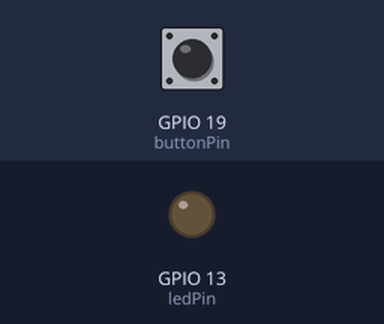
A sketch run on a simulated ESP32. Parts: output pins drawn as LEDs (lit = HIGH). The test bench sets the inputs (shaded band); at power-on: GPIO 19 (buttonPin) HIGH.

Above: at 1.2 s.
1.3 s: GPIO 19 (buttonPin) pulled LOW for 0.15 s
At 1.37 s:
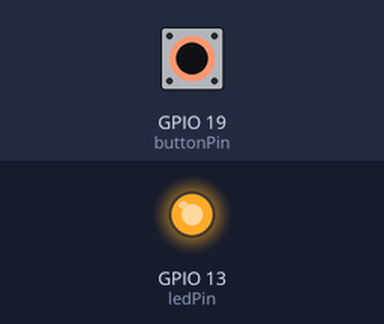
2.9 s: GPIO 19 (buttonPin) pulled LOW for 3.2 s
At 6.4 s:
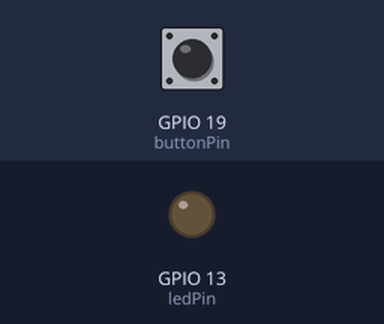
Timing chart, 0 to 7.9 s (numbered marks = the images above; inputs shaded):
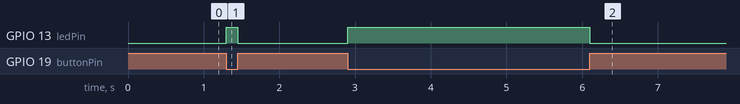

The sketch:

relay_test.ino
```cpp
int buttonPin = 19; // Pin connected to the button
int ledPin = 13;  // Pin connected to the LED

void setup() {
    pinMode(buttonPin, INPUT_PULLUP); // Set button pin as input with pull-up resistor
    pinMode(ledPin, OUTPUT);   // Set LED pin as output
}

void loop() {
    int buttonState = digitalRead(buttonPin); // Read the state of the button

    if (buttonState == LOW) { // If the button is pressed
        digitalWrite(ledPin, HIGH); // Turn on the LED
    } else {
        digitalWrite(ledPin, LOW); // Turn off the LED
    }
}
```

Measured:
- after the input at 1.3 s, GPIO 13 (ledPin): LOW → HIGH at once, → LOW 0.15 s later
- after the input at 2.9 s, GPIO 13 (ledPin): LOW → HIGH at once, → LOW 3.2 s later
